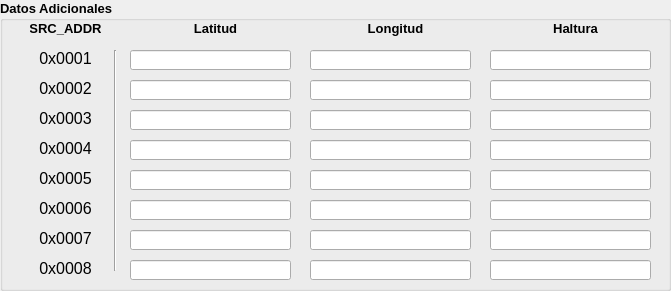
   <widget class="QGroupBox" name="groupBoxDatosAdicionales">
    <property name="geometry">
     <rect>
      <x>670</x>
      <y>350</y>
      <width>671</width>
      <height>291</height>
     </rect>
    </property>
    <property name="font">
     <font>
      <pointsize>10</pointsize>
      <weight>75</weight>
      <bold>true</bold>
     </font>
    </property>
    <property name="title">
     <string>Datos Adicionales</string>
    </property>
    <widget class="QLabel" name="label_28">
     <property name="geometry">
      <rect>
       <x>30</x>
       <y>50</y>
       <width>71</width>
       <height>16</height>
      </rect>
     </property>
     <property name="font">
      <font>
       <pointsize>12</pointsize>
       <weight>50</weight>
       <bold>false</bold>
      </font>
     </property>
     <property name="text">
      <string>0x0001</string>
     </property>
     <property name="alignment">
      <set>Qt::AlignCenter</set>
     </property>
    </widget>
    <widget class="QLabel" name="label_29">
     <property name="geometry">
      <rect>
       <x>30</x>
       <y>20</y>
       <width>71</width>
       <height>16</height>
      </rect>
     </property>
     <property name="font">
      <font>
       <pointsize>10</pointsize>
       <weight>75</weight>
       <bold>true</bold>
      </font>
     </property>
     <property name="text">
      <string>SRC_ADDR</string>
     </property>
     <property name="alignment">
      <set>Qt::AlignCenter</set>
     </property>
    </widget>
    <widget class="QLineEdit" name="lineEdit_25">
     <property name="geometry">
      <rect>
       <x>130</x>
       <y>50</y>
       <width>161</width>
       <height>20</height>
      </rect>
     </property>
     <property name="font">
      <font>
       <pointsize>11</pointsize>
       <weight>50</weight>
       <bold>false</bold>
      </font>
     </property>
     <property name="alignment">
      <set>Qt::AlignCenter</set>
     </property>
    </widget>
    <widget class="QLineEdit" name="lineEdit_26">
     <property name="geometry">
      <rect>
       <x>310</x>
       <y>50</y>
       <width>161</width>
       <height>20</height>
      </rect>
     </property>
     <property name="font">
      <font>
       <pointsize>11</pointsize>
       <weight>50</weight>
       <bold>false</bold>
      </font>
     </property>
     <property name="text">
      <string/>
     </property>
     <property name="alignment">
      <set>Qt::AlignCenter</set>
     </property>
    </widget>
    <widget class="QLineEdit" name="lineEdit_27">
     <property name="geometry">
      <rect>
       <x>490</x>
       <y>50</y>
       <width>161</width>
       <height>20</height>
      </rect>
     </property>
     <property name="font">
      <font>
       <pointsize>11</pointsize>
       <weight>50</weight>
       <bold>false</bold>
      </font>
     </property>
     <property name="alignment">
      <set>Qt::AlignCenter</set>
     </property>
    </widget>
    <widget class="Line" name="line_2">
     <property name="geometry">
      <rect>
       <x>105</x>
       <y>50</y>
       <width>21</width>
       <height>221</height>
      </rect>
     </property>
     <property name="orientation">
      <enum>Qt::Vertical</enum>
     </property>
    </widget>
    <widget class="QLabel" name="label_30">
     <property name="geometry">
      <rect>
       <x>180</x>
       <y>20</y>
       <width>71</width>
       <height>16</height>
      </rect>
     </property>
     <property name="font">
      <font>
       <pointsize>10</pointsize>
       <weight>75</weight>
       <bold>true</bold>
      </font>
     </property>
     <property name="text">
      <string>Latitud</string>
     </property>
     <property name="alignment">
      <set>Qt::AlignCenter</set>
     </property>
    </widget>
    <widget class="QLabel" name="label_31">
     <property name="geometry">
      <rect>
       <x>360</x>
       <y>20</y>
       <width>71</width>
       <height>16</height>
      </rect>
     </property>
     <property name="font">
      <font>
       <pointsize>10</pointsize>
       <weight>75</weight>
       <bold>true</bold>
      </font>
     </property>
     <property name="text">
      <string>Longitud</string>
     </property>
     <property name="alignment">
      <set>Qt::AlignCenter</set>
     </property>
    </widget>
    <widget class="QLabel" name="label_32">
     <property name="geometry">
      <rect>
       <x>540</x>
       <y>20</y>
       <width>71</width>
       <height>16</height>
      </rect>
     </property>
     <property name="font">
      <font>
       <pointsize>10</pointsize>
       <weight>75</weight>
       <bold>true</bold>
      </font>
     </property>
     <property name="text">
      <string>Haltura</string>
     </property>
     <property name="alignment">
      <set>Qt::AlignCenter</set>
     </property>
    </widget>
    <widget class="QLabel" name="label_33">
     <property name="geometry">
      <rect>
       <x>30</x>
       <y>80</y>
       <width>71</width>
       <height>16</height>
      </rect>
     </property>
     <property name="font">
      <font>
       <pointsize>12</pointsize>
       <weight>50</weight>
       <bold>false</bold>
      </font>
     </property>
     <property name="text">
      <string>0x0002</string>
     </property>
     <property name="alignment">
      <set>Qt::AlignCenter</set>
     </property>
    </widget>
    <widget class="QLineEdit" name="lineEdit_28">
     <property name="geometry">
      <rect>
       <x>310</x>
       <y>80</y>
       <width>161</width>
       <height>20</height>
      </rect>
     </property>
     <property name="font">
      <font>
       <pointsize>11</pointsize>
       <weight>50</weight>
       <bold>false</bold>
      </font>
     </property>
     <property name="alignment">
      <set>Qt::AlignCenter</set>
     </property>
    </widget>
    <widget class="QLineEdit" name="lineEdit_29">
     <property name="geometry">
      <rect>
       <x>130</x>
       <y>80</y>
       <width>161</width>
       <height>20</height>
      </rect>
     </property>
     <property name="font">
      <font>
       <pointsize>11</pointsize>
       <weight>50</weight>
       <bold>false</bold>
      </font>
     </property>
     <property name="alignment">
      <set>Qt::AlignCenter</set>
     </property>
    </widget>
    <widget class="QLineEdit" name="lineEdit_30">
     <property name="geometry">
      <rect>
       <x>490</x>
       <y>80</y>
       <width>161</width>
       <height>20</height>
      </rect>
     </property>
     <property name="font">
      <font>
       <pointsize>11</pointsize>
       <weight>50</weight>
       <bold>false</bold>
      </font>
     </property>
     <property name="alignment">
      <set>Qt::AlignCenter</set>
     </property>
    </widget>
    <widget class="QLineEdit" name="lineEdit_31">
     <property name="geometry">
      <rect>
       <x>130</x>
       <y>110</y>
       <width>161</width>
       <height>20</height>
      </rect>
     </property>
     <property name="font">
      <font>
       <pointsize>11</pointsize>
       <weight>50</weight>
       <bold>false</bold>
      </font>
     </property>
     <property name="alignment">
      <set>Qt::AlignCenter</set>
     </property>
    </widget>
    <widget class="QLineEdit" name="lineEdit_32">
     <property name="geometry">
      <rect>
       <x>310</x>
       <y>110</y>
       <width>161</width>
       <height>20</height>
      </rect>
     </property>
     <property name="font">
      <font>
       <pointsize>11</pointsize>
       <weight>50</weight>
       <bold>false</bold>
      </font>
     </property>
     <property name="alignment">
      <set>Qt::AlignCenter</set>
     </property>
    </widget>
    <widget class="QLineEdit" name="lineEdit_33">
     <property name="geometry">
      <rect>
       <x>490</x>
       <y>110</y>
       <width>161</width>
       <height>20</height>
      </rect>
     </property>
     <property name="font">
      <font>
       <pointsize>11</pointsize>
       <weight>50</weight>
       <bold>false</bold>
      </font>
     </property>
     <property name="alignment">
      <set>Qt::AlignCenter</set>
     </property>
    </widget>
    <widget class="QLabel" name="label_34">
     <property name="geometry">
      <rect>
       <x>30</x>
       <y>110</y>
       <width>71</width>
       <height>16</height>
      </rect>
     </property>
     <property name="font">
      <font>
       <pointsize>12</pointsize>
       <weight>50</weight>
       <bold>false</bold>
      </font>
     </property>
     <property name="text">
      <string>0x0003</string>
     </property>
     <property name="alignment">
      <set>Qt::AlignCenter</set>
     </property>
    </widget>
    <widget class="QLineEdit" name="lineEdit_34">
     <property name="geometry">
      <rect>
       <x>130</x>
       <y>140</y>
       <width>161</width>
       <height>20</height>
      </rect>
     </property>
     <property name="font">
      <font>
       <pointsize>11</pointsize>
       <weight>50</weight>
       <bold>false</bold>
      </font>
     </property>
     <property name="alignment">
      <set>Qt::AlignCenter</set>
     </property>
    </widget>
    <widget class="QLineEdit" name="lineEdit_35">
     <property name="geometry">
      <rect>
       <x>310</x>
       <y>140</y>
       <width>161</width>
       <height>20</height>
      </rect>
     </property>
     <property name="font">
      <font>
       <pointsize>11</pointsize>
       <weight>50</weight>
       <bold>false</bold>
      </font>
     </property>
     <property name="alignment">
      <set>Qt::AlignCenter</set>
     </property>
    </widget>
    <widget class="QLineEdit" name="lineEdit_36">
     <property name="geometry">
      <rect>
       <x>490</x>
       <y>140</y>
       <width>161</width>
       <height>20</height>
      </rect>
     </property>
     <property name="font">
      <font>
       <pointsize>11</pointsize>
       <weight>50</weight>
       <bold>false</bold>
      </font>
     </property>
     <property name="alignment">
      <set>Qt::AlignCenter</set>
     </property>
    </widget>
    <widget class="QLabel" name="label_35">
     <property name="geometry">
      <rect>
       <x>30</x>
       <y>140</y>
       <width>71</width>
       <height>16</height>
      </rect>
     </property>
     <property name="font">
      <font>
       <pointsize>12</pointsize>
       <weight>50</weight>
       <bold>false</bold>
      </font>
     </property>
     <property name="text">
      <string>0x0004</string>
     </property>
     <property name="alignment">
      <set>Qt::AlignCenter</set>
     </property>
    </widget>
    <widget class="QLineEdit" name="lineEdit_37">
     <property name="geometry">
      <rect>
       <x>310</x>
       <y>260</y>
       <width>161</width>
       <height>20</height>
      </rect>
     </property>
     <property name="font">
      <font>
       <pointsize>11</pointsize>
       <weight>50</weight>
       <bold>false</bold>
      </font>
     </property>
     <property name="alignment">
      <set>Qt::AlignCenter</set>
     </property>
    </widget>
    <widget class="QLabel" name="label_36">
     <property name="geometry">
      <rect>
       <x>30</x>
       <y>170</y>
       <width>71</width>
       <height>16</height>
      </rect>
     </property>
     <property name="font">
      <font>
       <pointsize>12</pointsize>
       <weight>50</weight>
       <bold>false</bold>
      </font>
     </property>
     <property name="text">
      <string>0x0005</string>
     </property>
     <property name="alignment">
      <set>Qt::AlignCenter</set>
     </property>
    </widget>
    <widget class="QLabel" name="label_37">
     <property name="geometry">
      <rect>
       <x>30</x>
       <y>230</y>
       <width>71</width>
       <height>16</height>
      </rect>
     </property>
     <property name="font">
      <font>
       <pointsize>12</pointsize>
       <weight>50</weight>
       <bold>false</bold>
      </font>
     </property>
     <property name="text">
      <string>0x0007</string>
     </property>
     <property name="alignment">
      <set>Qt::AlignCenter</set>
     </property>
    </widget>
    <widget class="QLineEdit" name="lineEdit_38">
     <property name="geometry">
      <rect>
       <x>310</x>
       <y>170</y>
       <width>161</width>
       <height>20</height>
      </rect>
     </property>
     <property name="font">
      <font>
       <pointsize>11</pointsize>
       <weight>50</weight>
       <bold>false</bold>
      </font>
     </property>
     <property name="text">
      <string/>
     </property>
     <property name="alignment">
      <set>Qt::AlignCenter</set>
     </property>
    </widget>
    <widget class="QLineEdit" name="lineEdit_39">
     <property name="geometry">
      <rect>
       <x>490</x>
       <y>200</y>
       <width>161</width>
       <height>20</height>
      </rect>
     </property>
     <property name="font">
      <font>
       <pointsize>11</pointsize>
       <weight>50</weight>
       <bold>false</bold>
      </font>
     </property>
     <property name="alignment">
      <set>Qt::AlignCenter</set>
     </property>
    </widget>
    <widget class="QLineEdit" name="lineEdit_40">
     <property name="geometry">
      <rect>
       <x>310</x>
       <y>200</y>
       <width>161</width>
       <height>20</height>
      </rect>
     </property>
     <property name="font">
      <font>
       <pointsize>11</pointsize>
       <weight>50</weight>
       <bold>false</bold>
      </font>
     </property>
     <property name="alignment">
      <set>Qt::AlignCenter</set>
     </property>
    </widget>
    <widget class="QLineEdit" name="lineEdit_41">
     <property name="geometry">
      <rect>
       <x>130</x>
       <y>200</y>
       <width>161</width>
       <height>20</height>
      </rect>
     </property>
     <property name="font">
      <font>
       <pointsize>11</pointsize>
       <weight>50</weight>
       <bold>false</bold>
      </font>
     </property>
     <property name="alignment">
      <set>Qt::AlignCenter</set>
     </property>
    </widget>
    <widget class="QLineEdit" name="lineEdit_42">
     <property name="geometry">
      <rect>
       <x>130</x>
       <y>260</y>
       <width>161</width>
       <height>20</height>
      </rect>
     </property>
     <property name="font">
      <font>
       <pointsize>11</pointsize>
       <weight>50</weight>
       <bold>false</bold>
      </font>
     </property>
     <property name="alignment">
      <set>Qt::AlignCenter</set>
     </property>
    </widget>
    <widget class="QLineEdit" name="lineEdit_43">
     <property name="geometry">
      <rect>
       <x>490</x>
       <y>260</y>
       <width>161</width>
       <height>20</height>
      </rect>
     </property>
     <property name="font">
      <font>
       <pointsize>11</pointsize>
       <weight>50</weight>
       <bold>false</bold>
      </font>
     </property>
     <property name="alignment">
      <set>Qt::AlignCenter</set>
     </property>
    </widget>
    <widget class="QLabel" name="label_38">
     <property name="geometry">
      <rect>
       <x>30</x>
       <y>200</y>
       <width>71</width>
       <height>16</height>
      </rect>
     </property>
     <property name="font">
      <font>
       <pointsize>12</pointsize>
       <weight>50</weight>
       <bold>false</bold>
      </font>
     </property>
     <property name="text">
      <string>0x0006</string>
     </property>
     <property name="alignment">
      <set>Qt::AlignCenter</set>
     </property>
    </widget>
    <widget class="QLabel" name="label_39">
     <property name="geometry">
      <rect>
       <x>30</x>
       <y>260</y>
       <width>71</width>
       <height>16</height>
      </rect>
     </property>
     <property name="font">
      <font>
       <pointsize>12</pointsize>
       <weight>50</weight>
       <bold>false</bold>
      </font>
     </property>
     <property name="text">
      <string>0x0008</string>
     </property>
     <property name="alignment">
      <set>Qt::AlignCenter</set>
     </property>
    </widget>
    <widget class="QLineEdit" name="lineEdit_44">
     <property name="geometry">
      <rect>
       <x>310</x>
       <y>230</y>
       <width>161</width>
       <height>20</height>
      </rect>
     </property>
     <property name="font">
      <font>
       <pointsize>11</pointsize>
       <weight>50</weight>
       <bold>false</bold>
      </font>
     </property>
     <property name="alignment">
      <set>Qt::AlignCenter</set>
     </property>
    </widget>
    <widget class="QLineEdit" name="lineEdit_45">
     <property name="geometry">
      <rect>
       <x>130</x>
       <y>170</y>
       <width>161</width>
       <height>20</height>
      </rect>
     </property>
     <property name="font">
      <font>
       <pointsize>11</pointsize>
       <weight>50</weight>
       <bold>false</bold>
      </font>
     </property>
     <property name="alignment">
      <set>Qt::AlignCenter</set>
     </property>
    </widget>
    <widget class="QLineEdit" name="lineEdit_46">
     <property name="geometry">
      <rect>
       <x>130</x>
       <y>230</y>
       <width>161</width>
       <height>20</height>
      </rect>
     </property>
     <property name="font">
      <font>
       <pointsize>11</pointsize>
       <weight>50</weight>
       <bold>false</bold>
      </font>
     </property>
     <property name="alignment">
      <set>Qt::AlignCenter</set>
     </property>
    </widget>
    <widget class="QLineEdit" name="lineEdit_47">
     <property name="geometry">
      <rect>
       <x>490</x>
       <y>230</y>
       <width>161</width>
       <height>20</height>
      </rect>
     </property>
     <property name="font">
      <font>
       <pointsize>11</pointsize>
       <weight>50</weight>
       <bold>false</bold>
      </font>
     </property>
     <property name="alignment">
      <set>Qt::AlignCenter</set>
     </property>
    </widget>
    <widget class="QLineEdit" name="lineEdit_48">
     <property name="geometry">
      <rect>
       <x>490</x>
       <y>170</y>
       <width>161</width>
       <height>20</height>
      </rect>
     </property>
     <property name="font">
      <font>
       <pointsize>11</pointsize>
       <weight>50</weight>
       <bold>false</bold>
      </font>
     </property>
     <property name="alignment">
      <set>Qt::AlignCenter</set>
     </property>
    </widget>
   </widget>
